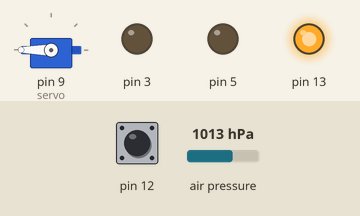
This sketch was run on a simulated Arduino Uno, built with avr-gcc and run on an emulated ATmega328P. Shown: servo, output pins drawn as LEDs (lit = HIGH). The test bench sets the inputs (shaded band); at power-on: pin 12 HIGH, air pressure 1013 hPa.

Above: at 1.2 s.
1.3 s: pin 12 pulled LOW for 1 s
At 2.8 s:
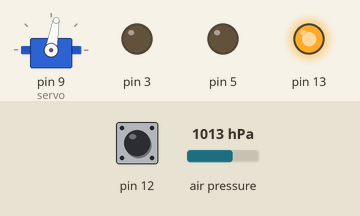
3.8 s: air pressure set to 1010 hPa
At 6.3 s:
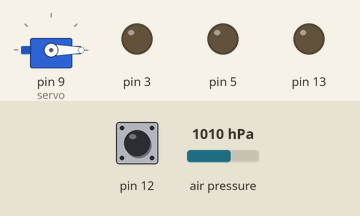
6.6 s: air pressure set to 1025 hPa
Timing chart, 0 to 15.6 s (numbered marks = the images above; inputs shaded):
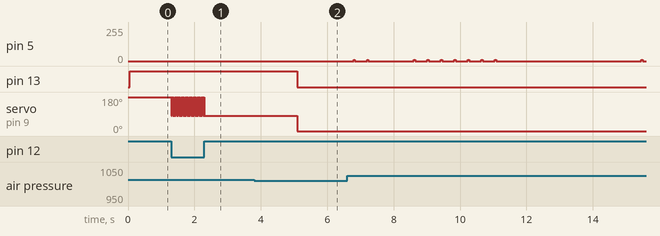

The sketch:

Altimeter.ino
```cpp
#include <Wire.h>
#include <Adafruit_BMP085.h>
#include <Servo.h>


/********************
Arduino Altimeter Project
Discover Aerospace FPOP 2016
Charlie Garcia MIT AeroAstro

This altimeter uses I2C to talk to a BMP180 sensor. It records the highest altitude.
The sensor detects launch and landing. A piezo buzzer announces altitude via beep
sequences. Optionally a servo can be driven by this device. The servo will travel
from 0 to 180, delay for 1s, and then return to 0.

Pinout:
Trinket
SDA: 0
SCL: 2
Piezo: 3
Piezo: 5
Servo: 9
BAT+ : Bat+
GND: Gnd, SGnd, PGnd
3v: Vcc, SVcc

*********************/


Adafruit_BMP085 bmp;
Servo servo;

int timeTone = 400; //duration of a tone in milliseconds
int waitTime = 400; //duration between tones in milliseconds
int freq = 1012;    //frequency of tone in Hz, a "B"
int alarmCount = 100; //duration of apogee or launch alarm

float altitude = 0; //Where is the vehicle now?
float maxAltitude = 0; //How high did it go.
float groundLevel = 0; //Default ground level

int launchAlarm = 0;
int apogeeAlarm = 0;
int landedAlarm = 0;

bool servoOpen = false;

String state = "prelaunch";

void beep (unsigned char speakerPin)
{   // http://web.media.mit.edu/~leah/LilyPad/07_sound_code.html
          int x;
          long delayAmount = (long)(1000000/1200);
          long loopTime = (long)((400*1000)/(delayAmount*2));
          for (x=0;x<loopTime;x++)
          {
              digitalWrite(speakerPin,HIGH);
              delayMicroseconds(delayAmount);
              digitalWrite(speakerPin,LOW);
              delayMicroseconds(delayAmount);
          }
}

void beepNum(int num) {
  if(num == 0){
    num = 10;
  }
  for(int i = 0; i < num; i++){
     beep(5);
     delay(waitTime);
  }

}

void splitNum(float number){
  int ones,tens,hundreds,thousands;
  number = (int)round(number);
  if(number > 999){
    thousands = (int)number/1000;
    number = number-(thousands*1000);
    beepNum(thousands);
    delay(1000);
  }
  if(number > 99){
    hundreds = (int)number/100;
    number = (int)number-(hundreds*100);
    beepNum(hundreds);
    delay(1000);
  }

  tens = (int)number/10;
  ones = (int)number-(tens*10);

  beepNum(tens);
  delay(1000);
  beepNum(ones);
  delay(1000);
}

bool heightCheck(){
  altitude = bmp.readAltitude();  //check altitude
  if (state == "prelaunch" && (altitude - groundLevel) > 8){
      launchAlarm ++;
      if (launchAlarm > alarmCount){
          state = "launch";
      }
  }
  if (state == "launch" && altitude > maxAltitude){
      maxAltitude = altitude;
      apogeeAlarm = 0;
  }
  if (state == "launch"){
      apogeeAlarm ++;
      if (apogeeAlarm > alarmCount){
          state = "falling";
          apogee();
      }
  }
  if (state == "falling" && (altitude - groundLevel) < 4){
      landedAlarm ++;
      if (landedAlarm > alarmCount){
          state = "landed";
          landed();
      }
  }
  if (state == "landed"){
    landed();
  }
  if (digitalRead(12)==LOW){
    servoOpen = !servoOpen;
    if (servoOpen){
      servo.write(80);
    }
    else{
      servo.write(255);
    }
  }
}

void apogee() {
  delay(1000);
  servo.write(0);
  digitalWrite(13, LOW);
}

void landed(){
  splitNum(maxAltitude);
  delay(3000);
}

void setup(){
  pinMode(13, OUTPUT);
  pinMode(5, OUTPUT);
  pinMode(3, OUTPUT);
  pinMode(12, INPUT_PULLUP);
  digitalWrite(3, LOW);                 //Pin the piezo is on must be low

  if(!bmp.begin()){    //Initalize pressure sensor, check functionality.
    beepNum(20);          //Tell someone if it isn't working
    while(1);
  }
  groundLevel = bmp.readAltitude();

  servo.attach(9);                      //Which pin drives the servo
  servo.write(255);                       //Make sure the servo is zero'd

  delay(50);

  digitalWrite(13, HIGH);               //Ready for flight
}

void loop() {
  heightCheck();

}
```

Measured:
- the behaviour switches between 1013 and 1012 hPa on air pressure (found by bisection; images 1 and 2)
- after the input at 1.3 s, servo on pin 9 (servo): alternates 180° for 0.02 s and 80° for 0.02 s, 51 changes in all, then stays 80°, starting at once
- after the input at 3.8 s, pin 13: HIGH → LOW after 1.3 s; servo on pin 9 (servo): 80° → 0° after 1.3 s
